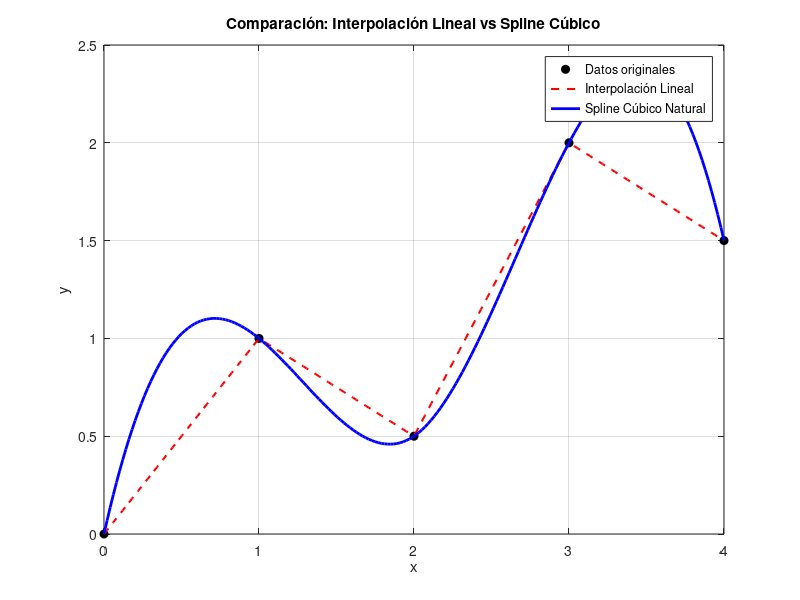

The MATLAB source for this figure:
% Datos
x = [0 1 2 3 4];
y = [0 1 0.5 2 1.5];
xi = linspace(0, 4, 200); % Puntos densos para la gráfica

% Interpolación lineal
yi_linear = interp1(x, y, xi, 'linear');

% Interpolación cúbica (spline natural)
yi_spline = spline(x, y, xi);

% Graficar
figure;
plot(x, y, 'ko', 'MarkerFaceColor', 'k'); hold on;
plot(xi, yi_linear, 'r--', 'LineWidth', 1.5);
plot(xi, yi_spline, 'b-', 'LineWidth', 2);
legend('Datos originales', 'Interpolación Lineal', 'Spline Cúbico Natural', 'Location', 'best');
title('Comparación: Interpolación Lineal vs Spline Cúbico');
xlabel('x');
ylabel('y');
grid on;
